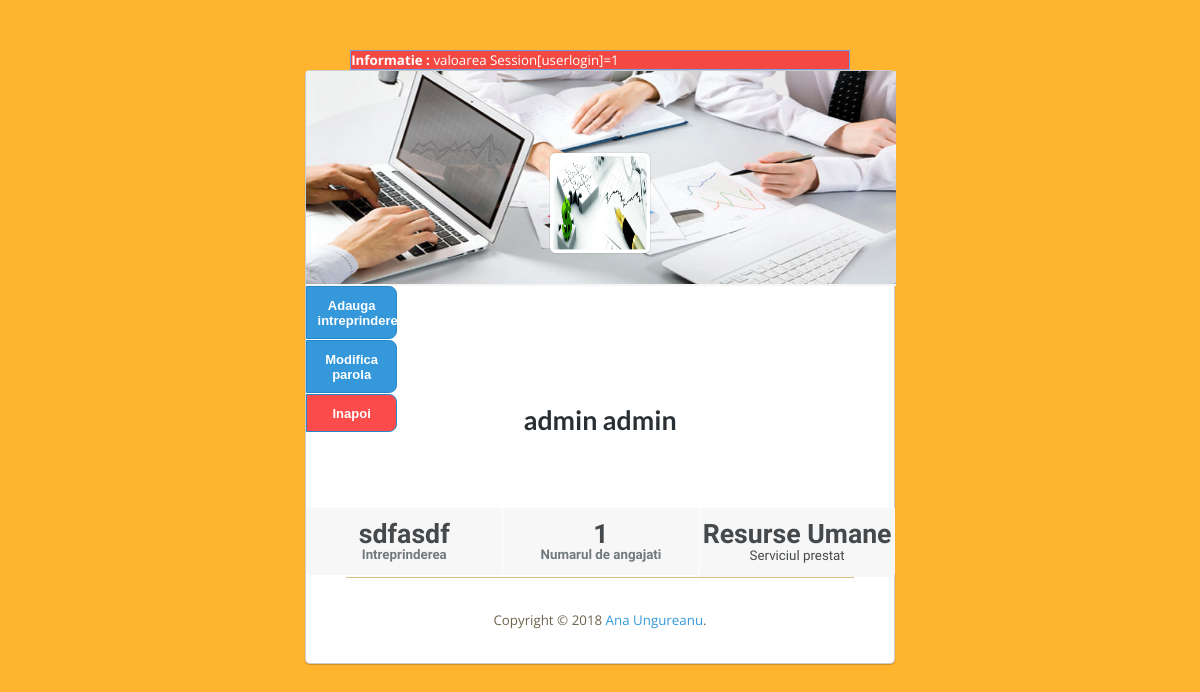
Before: /profile (signed in) with the older database file.
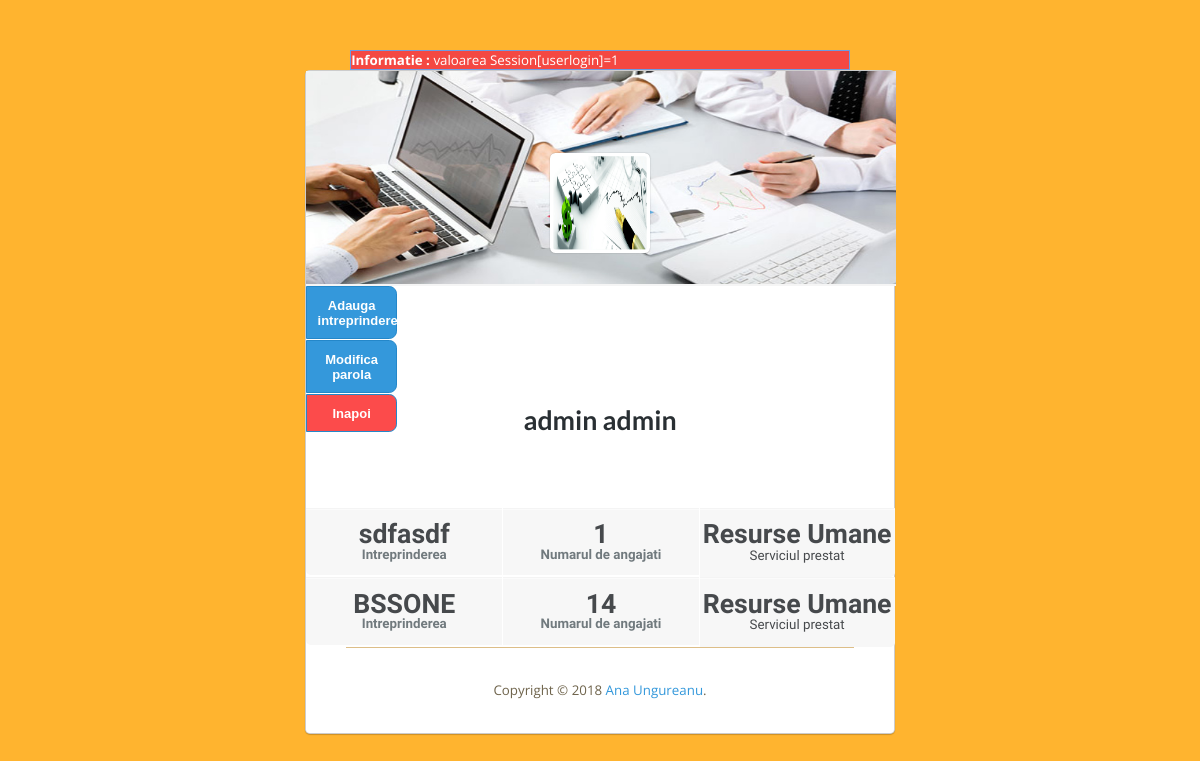
After: the same page with the newer database file.
### tables this page shows
CREATE TABLE `clienti` (
  `id` int(11) NOT NULL,
  `intreprindere` varchar(50) DEFAULT NULL,
  `director` varchar(50) DEFAULT NULL,
  `servicii` varchar(15) DEFAULT NULL,
  `nr_personal` int(11) DEFAULT '1',
  `perioada` int(11) DEFAULT NULL,
  `image` varchar(255) DEFAULT NULL,
  `id_director` int(11) DEFAULT NULL
);

### index.php (the view, shortened to what this page needs)
<?php
$CONNECT=mysqli_connect(HOST,USER,PASS,DB);
if($_SERVER['REQUEST_URI']=='/'){
$Page='index';
$Module='index';
}else{
$URL_Path=parse_url($_SERVER['REQUEST_URI'],PHP_URL_PATH);
$URL_Parts=explode('/', trim($URL_Path,'/'));
$Page=array_shift($URL_Parts);
}
if($Page=='index') include('pages/index.php');
elseif($Page=='adaogaanunt') include('pages/adaogaanunt.php');
elseif($Page=='addanunturi') include('forms/addanunturi.php');
elseif($Page=='register') include('pages/register.php');
elseif($Page=='accountsmanager')include('forms/accountsmanager.php');
elseif($Page=='directori')include('pages/directori.php');
elseif($Page=='profile')include('pages/profile.php');
elseif($Page=='login')include('pages/login.php');
elseif($Page=='updateusr')include('pages/updateusr.php');
function MessageShow(){
if($_SESSION['message']) $Message=$_SESSION['message'];
echo $Message;
}
function Head($p1){
	echo '<html xmlns="http://www.w3.org/1999/xhtml">
			<head>
			<meta http-equiv="Content-Type" content="text/html; charset=utf-8" />
			<title>'.$p1.'</title>
			<meta name="keywords" content="" />
			<meta name="description" content="" />
			<link href="http://fonts.googleapis.com/css?family=Satisfy|Fjalla+One|Open+Sans:400,600,700" rel="stylesheet" type="text/css">
			<link href="default.css" rel="stylesheet" type="text/css" media="all" />
			</head>';
}
function Footer($p1='Ana Ungureanu'){
echo '<div id="footer">
				<p>Copyright &copy 2018 <a href="https://www.facebook.com/ana.ungureanu.54">'.$p1.'</a>.</p>
			</div>';
}
function IntreprindereDetalii($numeleIntr,$num_ang,$serviciul){
echo ' <div>
        <ul class="data-user">
         <li><a><strong>'.$numeleIntr.'</strong><span>Intreprinderea</span></a></li>
         <li><a><strong>'.$num_ang.'</strong><span>Numarul de angajati</span></a></li>
         <li><a><strong>'.$serviciul.'</strong><span></span>Serviciul prestat</a></li>
        </ul>
      </div>';
}
?>

### pages/profile.php (shortened to what this page needs)
<?php
Head('Denumirea paginii');
?>
<link href="style.css" rel="stylesheet" type="text/css"/>
<body>
<div id="wrapper">
          <div class="content-profile-page">
                        <div class="profile-user-page card">
                           <div class="img-user-profile">
                             <img class="avatar" src="images/img5.jpg"/>
                                </div>
                                <button onclick="window.location.href='/register'">Adauga intreprindere</button>
                                 <br><br><br>
                                 <button onclick="window.location.href='/updateusr'">Modifica parola</button><br><br><br>
                                 <button style="background:#fc4b4b;" onclick="window.location.href='/index'">Inapoi</button>
                               <div class="user-profile-data">
                                 <h1><?php  echo   $_SESSION['USER_NAME'].' '. $_SESSION['USER_SURNAME']; ?></h1><br><br><br><br>
                               </div>
                               <?php
                               $companies=mysqli_query($CONNECT,"SELECT `intreprindere`,`servicii`,`nr_personal` FROM `clienti` WHERE `id_director`='$_SESSION[USER_ID]'");
                               while ($row=mysqli_fetch_array($companies)) {
                                 IntreprindereDetalii($row['intreprindere'],$row['nr_personal'],$row['servicii']);
                               }
                      Footer(); ?>
       <div class="clearfix">&nbsp;</div>
</div>
</body>
</html>

### default.css (style rules this page uses)
html, body { height: 100%; }
body { margin-top: 50px; margin-bottom: 20px; padding: 0px; background: #FFB42F url(images/img02.png) repeat-x left top; font-family: 'Open Sans', sans-serif; font-size: 10pt; color: #6F644C; }
h1, h2, h3 { margin: 0; padding: 0; }
p, ol, ul { margin-top: 0px; }
p { line-height: 180%; }
a { color: #860659; }
#wrapper { position: relative; margin-bottom: 50px; }
.clearfix { clear: both; }
#footer { margin: 0px 40px; border-top: 1px solid #DDBE88; }
#footer p { padding: 30px 0px 0px 0px; text-align: center; }
.MessageBlock { border:1px solid #6c9ae2; background:#f44842; color:#ffffff; margin-left: 45px; margin-right: 45px; }

### style.css (style rules this page uses)
a { text-decoration: none; color: #3498db; }
.content-profile-page { margin: 1em auto; width: 44.23em; }
.card { background: #fff; border-radius: 0.3rem; box-shadow: 0 1px 1px rgba(0, 0, 0, 0.2); border: .1em solid rgba(0, 0, 0, 0.2); margin-bottom: 1em; }
.profile-user-page .img-user-profile { margin: 0 auto; text-align: center; }
.profile-user-page .img-user-profile .avatar { margin: 0 auto; background: #fff; width: 7em; height: 7em; padding: 0.25em; border-radius: .4em; margin-top: -10em; box-shadow: 0 0 .1em rgba(0, 0, 0, 0.35); }
.profile-user-page button { position: absolute; font-size: 13px; font-weight: bold; cursor: pointer; width: 7em; background: #3498db; border: 1px solid #2487c9; color: #fff; outline: none; border-radius: 0 .6em .6em 0; padding: .80em; }
.profile-user-page .user-profile-data, .profile-user-page .description-profile { text-align: center; padding: 0 1.5em; }
.profile-user-page .user-profile-data h1 { font-family: "Lato", sans-serif; margin-top: 0.35em; color: #292f33; margin-bottom: 0; }
.profile-user-page .data-user { font-family: "Quicksand", sans-serif; margin-bottom: 0; cursor: pointer; padding: 0; list-style: none; display: table; width: 100.15%; }
.profile-user-page .data-user li { margin: 0; padding: 0; width: 33.33334%; display: table-cell; text-align: center; border-left: 0.1em solid transparent; }
.profile-user-page .data-user li:first-child { border-left: 0; }
.profile-user-page .data-user li:first-child a { border-bottom-left-radius: 0.3rem; }
.profile-user-page .data-user li:last-child a { border-bottom-right-radius: 0.3rem; }
.profile-user-page .data-user li a, .profile-user-page .data-user li strong { display: block; }
.profile-user-page .data-user li a { background-color: #f7f7f7; border-top: 1px solid rgba(242,242,242,0.5); border-bottom: .2em solid #f7f7f7; box-shadow: inset 0 1px 0 rgba(255,255,255,0.4),0 1px 1px rgba(255,255,255,0.4); padding: .93em 0; color: #46494c; }
.profile-user-page .data-user li a strong, .profile-user-page .data-user li a span { font-weight: 600; line-height: 1; }
.profile-user-page .data-user li a strong { font-size: 2em; }
.profile-user-page .data-user li a span { color: #717a7e; }

Changed rows visible on the page:
added clienti: intreprindere "BSSONE", nr_personal "14", servicii "Resurse Umane"
